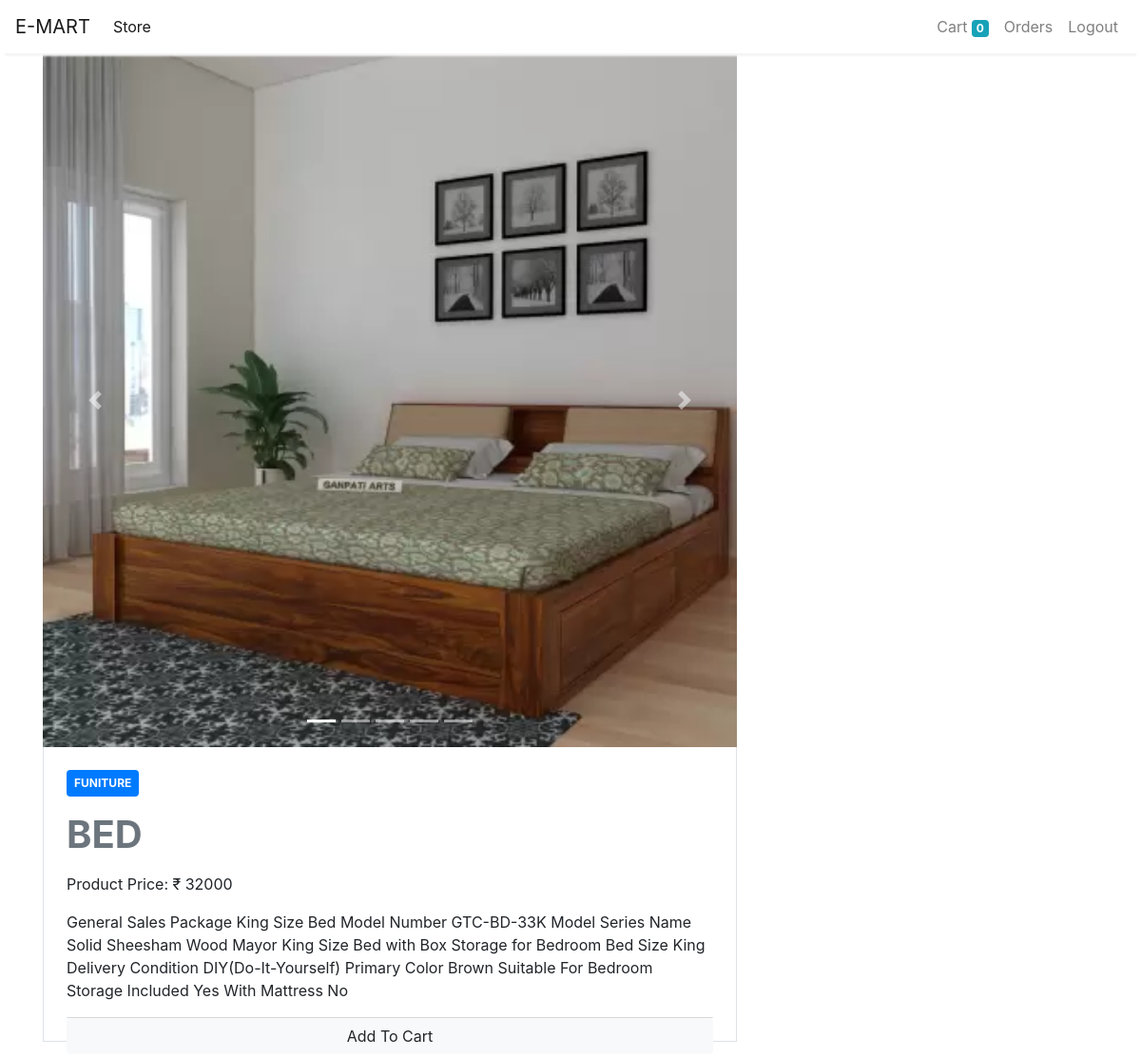
The app's page /product/12 (signed in) with its own data.
### store/models.py (models this page shows, shortened)
class ProductImage(models.Model):
    image = models.ImageField(null=True, blank=True)  # ,upload_to="news/images"
    product= models.ForeignKey(Product, on_delete=models.CASCADE, null=True, blank=True,
                               related_name="product_image_model")
    def image_tag(self):
        return mark_safe('<img src="%s" width="150" height="150" />' % (self.image.url))
    image_tag.short_description = 'Image Preview'

class Product(models.Model):
    name=models.CharField(max_length=50)
    price =models.IntegerField(default=0)
    category=models.ForeignKey(Category,on_delete=models.CASCADE,default=1)
    description=models.CharField(max_length=280,default='')

class Category(models.Model):
    name=models.CharField(max_length=20)
    def __str__(self):
        return self.name

### store/views.py (the view)
# urls.py: path("product/<int:id>", views.Product_view, name="product_details"),
def Product_view(request,id):
    product = Product.objects.get(pk=id)
    product_images = product.product_image_model.all()
    context = {'product':product,'product_images':product_images}
    return render(request, 'product_view.html', context)

### store/templatetags/custom_filter.py (called while the page is built)
@register.filter(name='currency') #name fot templates
def currency(number):
    return "₹ " + str(number)

### store/templates/product_view.html (shortened to what this page needs)
{% extends 'base.html' %}
{% block content %}
{% load cart %}
{% load custom_filter %}
 <div class="container">
        <div class="row">
            <div class="col-lg-8">
                <div class="position-relative mb-3">
                    <div id="carouselExampleControls" class="carousel slide" data-ride="carousel">
                        <div class="carousel-inner">
                            <ol class="carousel-indicators">
                                {% for p in product_images  %}
                                <li data-target="#carouselExampleIndicators" data-slide-to="{{ forloop.counter0 }}" class="{% if forloop.counter0 == 0 %} active {% endif %}"></li>
                                {%endfor%}
                            </ol>
                            {% for p in product_images %}
                            <div class="carousel-item {% if forloop.counter0 == 0 %} active {% endif %}">
                                <img class="d-block img-fluid w-100" src="{{p.image.url }}"
                                 alt="First slide"   style="object-fit: cover;">
                            </div>
                            {% endfor %}
                            <a class="carousel-control-prev" href="#carouselExampleControls" role="button"
                                data-slide="prev">
                                <span class="carousel-control-prev-icon" aria-hidden="true"></span>
                            </a>
                            <a class="carousel-control-next" href="#carouselExampleControls" role="button"
                                data-slide="next">
                                <span class="carousel-control-next-icon" aria-hidden="true"></span>
                            </a>
                        </div>
                    </div>
                    <div class="bg-white border border-top-0 p-4">
                        <div class="mb-3">
                            <span class="badge badge-primary text-uppercase font-weight-semi-bold p-2 mr-2"
                                href="">{{product.category}}</span>
                        </div>
                        <h1 class="mb-3 text-secondary text-uppercase font-weight-bold">{{product.name}}</h1>
                        <p>Product Price: {{product.price|currency}}</p>
                        <p>{{product.description}}</p>
                        <div class="card-footer p-0 no-gutters">
						{% if product|is_in_cart:request.session.cart %}
						<div class="row no-gutters">
							<form action="/#{{product.id}}" class="col-2 " method="post">
								{% csrf_token %}
								<input hidden type="text" name='product' value='{{product.id}}'>
								<input hidden type="text" name='remove' value='True'>
								<input type="submit" value=" - " class="btn btn-block btn-light border-right">
							</form>
							<div class="text-center col">{{product|cart_quantity:request.session.cart}} in Cart</div>
							<form action="/#{{product.id}}" class="col-2 " method="post">
								{% csrf_token %}
								<input hidden type="text" name='product' value='{{product.id}}'>
								<input type="submit" value=" + " class="btn btn-block btn-light border-left">
							</form>
						</div>
						{% else %}
						<form action="/#{{product.id}}" method="POST" class="btn-block">
							<input type="submit" class="float-right btn btn-light  form-control"
								value="Add To Cart">
						</form>
						{% endif %}
                    </div>
                    </div>
                </div>
            </div>
        </div>
 </div>
{% endblock %}

### records on screen
ProductImage: image (picture)
Product: category "FUNITURE", name "BED", price "₹ 32000", description "General Sales Package King Size Bed Model Number GTC-BD-33K Model Series Name Solid Sheesham Wood Mayor King Size Bed with Box Storage for Bedroom Bed Size King Delivery Condition DIY(Do-It-Yourself) Primary Color Brown Suitable For Bedroom Storage Included Yes With Mattress No"

### other values on screen
{{ request.session.cart.keys|length }} "0"
